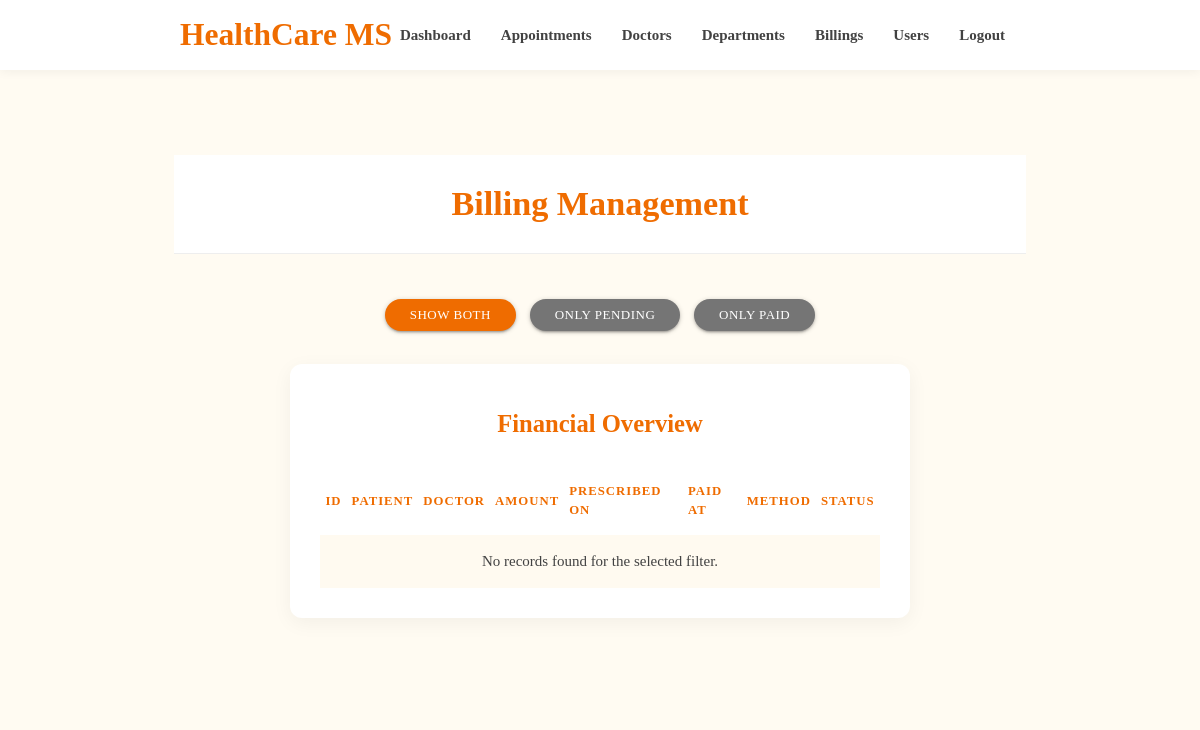
Page /admin/billing-list.php (signed in) on the earlier database version.
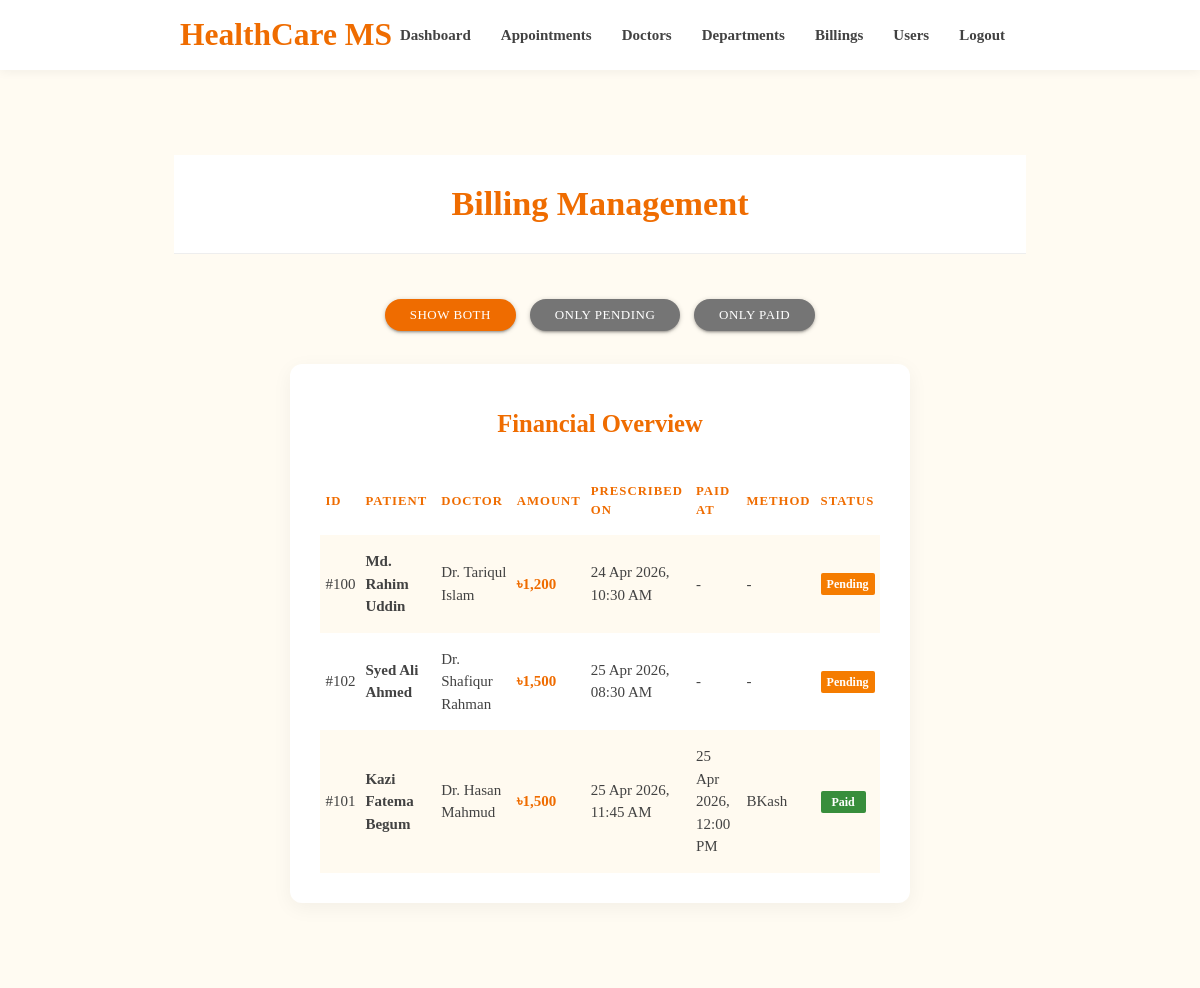
Same page on the later database version.
### tables this page shows
CREATE TABLE `billings` (
    `id` int(11) NOT NULL AUTO_INCREMENT,
    `prescription_id` int(11) NOT NULL,
    `patient_id` int(11) NOT NULL,
    `amount` int(11) NOT NULL,
    `payment_method` varchar(50) DEFAULT NULL,
    `status` varchar(50) NOT NULL DEFAULT 'pending',
    `paid_at` datetime DEFAULT NULL,
    PRIMARY KEY (`id`),
    CONSTRAINT `fk_bill_prescription` FOREIGN KEY (`prescription_id`) REFERENCES `prescriptions` (`id`) ON DELETE CASCADE ON UPDATE CASCADE,
    CONSTRAINT `fk_bill_patient` FOREIGN KEY (`patient_id`) REFERENCES `users` (`id`) ON DELETE CASCADE ON UPDATE CASCADE
);

CREATE TABLE `users` (
    `id` int(11) NOT NULL,
    `name` varchar(100) NOT NULL,
    `email` varchar(100) NOT NULL,
    `password` varchar(100) NOT NULL,
    `role` enum('patient','doctor') NOT NULL DEFAULT 'patient',
    `timestamp` varchar(100) DEFAULT NULL,
    PRIMARY KEY (`id`),
    UNIQUE KEY `uq_email` (`email`)
);

CREATE TABLE `prescriptions` (
    `id` int(11) NOT NULL AUTO_INCREMENT,
    `doctor_id` int(11) NOT NULL,
    `patient_id` int(11) NOT NULL,
    `medications` varchar(500) NOT NULL,
    `instructions` varchar(1000) DEFAULT NULL,
    `created_at` datetime NOT NULL,
    PRIMARY KEY (`id`),
    CONSTRAINT `fk_presc_doctor` FOREIGN KEY (`doctor_id`) REFERENCES `doctors` (`id`) ON DELETE CASCADE ON UPDATE CASCADE,
    CONSTRAINT `fk_presc_patient` FOREIGN KEY (`patient_id`) REFERENCES `users` (`id`) ON DELETE CASCADE ON UPDATE CASCADE
);

### admin/billing-list.php (the view, shortened to what this page needs)
<?php require('layout/header.php'); ?>
<?php require('layout/topnav.php'); ?>
<?php require('layout/left-sidebar-short.php'); ?>
<?php require_once('../backends/connection-pdo.php'); ?>
<?php
$status_filter = isset($_GET['status']) ? $_GET['status'] : 'all';
$where_clause = "";
$sql = "SELECT b.*, p.created_at as prescription_time, u_doc.name as doctor_name, u_pat.name as patient_name, u_pat.id as patient_id
        FROM billings b
        JOIN prescriptions p ON b.prescription_id = p.id
        JOIN users u_doc ON p.doctor_id = u_doc.id
        JOIN users u_pat ON b.patient_id = u_pat.id
        WHERE 1=1 $where_clause
        ORDER BY (b.status = 'pending') DESC,
                 CASE WHEN b.status = 'pending' THEN p.created_at END ASC,
                 CASE WHEN b.status = 'completed' THEN b.paid_at END DESC";
$query = $pdoconn->prepare($sql);
$query->execute();
$billings = $query->fetchAll(PDO::FETCH_ASSOC);
?>
<div class="section admin-theme-bg center" style="margin-top: 20px;">
    <h4>Billing Management</h4>
</div>
<div class="container" style="margin-top: 40px; margin-bottom: 50px;">
    <div class="row">
        <div class="col s12 center" style="margin-bottom: 20px;">
            <a href="?status=all" class="btn-small <?php echo $status_filter == 'all' ? 'admin-theme-bg' : 'grey darken-1'; ?> waves-effect waves-light" style="margin: 5px; border-radius: 20px; padding: 0 25px;">Show Both</a>
            <a href="?status=pending" class="btn-small <?php echo $status_filter == 'pending' ? 'orange darken-2' : 'grey darken-1'; ?> waves-effect waves-light" style="margin: 5px; border-radius: 20px; padding: 0 25px;">Only Pending</a>
            <a href="?status=completed" class="btn-small <?php echo $status_filter == 'completed' ? 'green darken-2' : 'grey darken-1'; ?> waves-effect waves-light" style="margin: 5px; border-radius: 20px; padding: 0 25px;">Only Paid</a>
        </div>
    </div>
    <div class="row">
        <div class="col s12">
            <div class="card">
                <div class="card-content">
                    <h5 class="admin-theme-text" style="margin-bottom: 30px; font-weight: 700;">Financial Overview</h5>
                    <table class="highlight responsive-table striped">
                        <thead>
                            <tr>
                                <th>ID</th>
                                <th>Patient</th>
                                <th>Doctor</th>
                                <th>Amount</th>
                                <th>Prescribed On</th>
                                <th>Paid At</th>
                                <th>Method</th>
                                <th>Status</th>
                            </tr>
                        </thead>
                        <tbody>
                            <?php if (count($billings) > 0): ?>
                                <?php foreach ($billings as $bill): ?>
                                    <tr>
                                        <td>#<?php echo htmlspecialchars($bill['patient_id']); ?></td>
                                        <td>
                                            <div style="font-weight: 600;"><?php echo htmlspecialchars($bill['patient_name']); ?></div>
                                        </td>
                                        <td><?php echo htmlspecialchars($bill['doctor_name']); ?></td>
                                        <td style="font-weight: 700; color: #ef6c00;">৳<?php echo number_format($bill['amount']); ?></td>
                                        <td><?php echo date('d M Y, h:i A', strtotime($bill['prescription_time'])); ?></td>
                                        <td><?php echo $bill['paid_at'] ? date('d M Y, h:i A', strtotime($bill['paid_at'])) : '-'; ?></td>
                                        <td><?php echo $bill['payment_method'] ? htmlspecialchars($bill['payment_method']) : '-'; ?></td>
                                        <td>
                                            <?php if ($bill['status'] == 'completed'): ?>
                                                <span class="new badge green darken-2" data-badge-caption="" style="font-weight: 600;">Paid</span>
                                            <?php else: ?>
                                                <span class="new badge orange darken-2" data-badge-caption="" style="font-weight: 600;">Pending</span>
                                            <?php endif; ?>
                                        </td>
                                    </tr>
                                <?php endforeach; ?>
                            <?php else: ?>
                                <tr>
                                    <td colspan="8" class="center">No records found for the selected filter.</td>
                                </tr>
                            <?php endif; ?>
                        </tbody>
                    </table>
                </div>
            </div>
        </div>
    </div>
</div>
<?php require('layout/footer.php'); ?>

Differences in the rows shown:
now on this page (row edited): billings: patient "100", patient.name "Md. Rahim Uddin", users.name "Dr. Tariqul Islam", amount "1,200", prescription.created_at "24 Apr 2026, 10:30 AM", status "Pending"
now on this page (row edited): billings: patient "102", patient.name "Syed Ali Ahmed", users.name "Dr. Shafiqur Rahman", amount "1,500", prescription.created_at "25 Apr 2026, 08:30 AM", status "Pending"
now on this page (row edited): billings: patient "101", patient.name "Kazi Fatema Begum", users.name "Dr. Hasan Mahmud", amount "1,500", prescription.created_at "25 Apr 2026, 11:45 AM", paid_at "25 Apr 2026, 12:00 PM", payment_method "BKash", status "Paid"
Other differences:
text no longer shown: "No records found for the selected filter."
